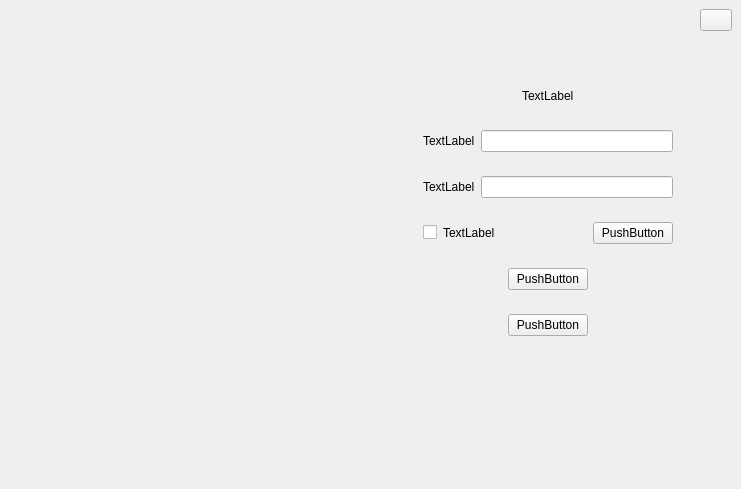
<?xml version="1.0" encoding="UTF-8"?>
<ui version="4.0">
 <class>LoginWidget</class>
 <widget class="QWidget" name="LoginWidget">
  <property name="geometry">
   <rect>
    <x>0</x>
    <y>0</y>
    <width>741</width>
    <height>489</height>
   </rect>
  </property>
  <property name="windowTitle">
   <string>Form</string>
  </property>
  <layout class="QHBoxLayout" name="horizontalLayout_8" stretch="17,12,1">
   <property name="spacing">
    <number>0</number>
   </property>
   <property name="leftMargin">
    <number>0</number>
   </property>
   <property name="topMargin">
    <number>0</number>
   </property>
   <property name="rightMargin">
    <number>0</number>
   </property>
   <property name="bottomMargin">
    <number>0</number>
   </property>
   <item>
    <spacer name="horizontalSpacer">
     <property name="orientation">
      <enum>Qt::Horizontal</enum>
     </property>
     <property name="sizeHint" stdset="0">
      <size>
       <width>368</width>
       <height>20</height>
      </size>
     </property>
    </spacer>
   </item>
   <item>
    <widget class="QWidget" name="widget_8" native="true">
     <layout class="QVBoxLayout" name="verticalLayout_2" stretch="1,3,2">
      <property name="spacing">
       <number>0</number>
      </property>
      <property name="leftMargin">
       <number>0</number>
      </property>
      <property name="topMargin">
       <number>0</number>
      </property>
      <property name="rightMargin">
       <number>0</number>
      </property>
      <property name="bottomMargin">
       <number>0</number>
      </property>
      <item>
       <spacer name="verticalSpacer">
        <property name="orientation">
         <enum>Qt::Vertical</enum>
        </property>
        <property name="sizeHint" stdset="0">
         <size>
          <width>20</width>
          <height>63</height>
         </size>
        </property>
       </spacer>
      </item>
      <item>
       <widget class="QWidget" name="widget" native="true">
        <layout class="QVBoxLayout" name="verticalLayout">
         <item>
          <widget class="QWidget" name="widget_3" native="true">
           <layout class="QHBoxLayout" name="horizontalLayout_3">
            <item>
             <spacer name="horizontalSpacer_3">
              <property name="orientation">
               <enum>Qt::Horizontal</enum>
              </property>
              <property name="sizeHint" stdset="0">
               <size>
                <width>70</width>
                <height>20</height>
               </size>
              </property>
             </spacer>
            </item>
            <item>
             <widget class="QLabel" name="headLab">
              <property name="text">
               <string>TextLabel</string>
              </property>
             </widget>
            </item>
            <item>
             <spacer name="horizontalSpacer_4">
              <property name="orientation">
               <enum>Qt::Horizontal</enum>
              </property>
              <property name="sizeHint" stdset="0">
               <size>
                <width>69</width>
                <height>20</height>
               </size>
              </property>
             </spacer>
            </item>
           </layout>
          </widget>
         </item>
         <item>
          <widget class="QWidget" name="widget_4" native="true">
           <layout class="QHBoxLayout" name="horizontalLayout_4">
            <item>
             <widget class="QLabel" name="accountLab">
              <property name="text">
               <string>TextLabel</string>
              </property>
             </widget>
            </item>
            <item>
             <widget class="QLineEdit" name="accountEdit"/>
            </item>
           </layout>
          </widget>
         </item>
         <item>
          <widget class="QWidget" name="widget_5" native="true">
           <layout class="QHBoxLayout" name="horizontalLayout_5">
            <item>
             <widget class="QLabel" name="passwordLab">
              <property name="text">
               <string>TextLabel</string>
              </property>
             </widget>
            </item>
            <item>
             <widget class="QLineEdit" name="passwordEdit"/>
            </item>
           </layout>
          </widget>
         </item>
         <item>
          <widget class="QWidget" name="widget_2" native="true">
           <layout class="QHBoxLayout" name="horizontalLayout">
            <item>
             <widget class="QCheckBox" name="remenberCheck">
              <property name="minimumSize">
               <size>
                <width>0</width>
                <height>0</height>
               </size>
              </property>
              <property name="text">
               <string/>
              </property>
              <property name="iconSize">
               <size>
                <width>28</width>
                <height>28</height>
               </size>
              </property>
             </widget>
            </item>
            <item>
             <widget class="QLabel" name="rememberLab">
              <property name="text">
               <string>TextLabel</string>
              </property>
             </widget>
            </item>
            <item>
             <spacer name="horizontalSpacer_2">
              <property name="orientation">
               <enum>Qt::Horizontal</enum>
              </property>
              <property name="sizeHint" stdset="0">
               <size>
                <width>69</width>
                <height>20</height>
               </size>
              </property>
             </spacer>
            </item>
            <item>
             <widget class="QPushButton" name="forgetPasBtn">
              <property name="text">
               <string>PushButton</string>
              </property>
             </widget>
            </item>
           </layout>
          </widget>
         </item>
         <item>
          <spacer name="verticalSpacer_4">
           <property name="orientation">
            <enum>Qt::Vertical</enum>
           </property>
           <property name="sizeHint" stdset="0">
            <size>
             <width>20</width>
             <height>40</height>
            </size>
           </property>
          </spacer>
         </item>
         <item>
          <widget class="QWidget" name="widget_6" native="true">
           <layout class="QHBoxLayout" name="horizontalLayout_6">
            <item>
             <spacer name="horizontalSpacer_5">
              <property name="orientation">
               <enum>Qt::Horizontal</enum>
              </property>
              <property name="sizeHint" stdset="0">
               <size>
                <width>59</width>
                <height>20</height>
               </size>
              </property>
             </spacer>
            </item>
            <item>
             <widget class="QPushButton" name="loginBtn">
              <property name="text">
               <string>PushButton</string>
              </property>
             </widget>
            </item>
            <item>
             <spacer name="horizontalSpacer_6">
              <property name="orientation">
               <enum>Qt::Horizontal</enum>
              </property>
              <property name="sizeHint" stdset="0">
               <size>
                <width>59</width>
                <height>20</height>
               </size>
              </property>
             </spacer>
            </item>
           </layout>
          </widget>
         </item>
         <item>
          <widget class="QWidget" name="widget_7" native="true">
           <layout class="QHBoxLayout" name="horizontalLayout_7">
            <item>
             <spacer name="horizontalSpacer_7">
              <property name="orientation">
               <enum>Qt::Horizontal</enum>
              </property>
              <property name="sizeHint" stdset="0">
               <size>
                <width>59</width>
                <height>20</height>
               </size>
              </property>
             </spacer>
            </item>
            <item>
             <widget class="QPushButton" name="registerBtn">
              <property name="text">
               <string>PushButton</string>
              </property>
             </widget>
            </item>
            <item>
             <spacer name="horizontalSpacer_8">
              <property name="orientation">
               <enum>Qt::Horizontal</enum>
              </property>
              <property name="sizeHint" stdset="0">
               <size>
                <width>59</width>
                <height>20</height>
               </size>
              </property>
             </spacer>
            </item>
           </layout>
          </widget>
         </item>
        </layout>
       </widget>
      </item>
      <item>
       <spacer name="verticalSpacer_2">
        <property name="orientation">
         <enum>Qt::Vertical</enum>
        </property>
        <property name="sizeHint" stdset="0">
         <size>
          <width>20</width>
          <height>130</height>
         </size>
        </property>
       </spacer>
      </item>
     </layout>
    </widget>
   </item>
   <item>
    <widget class="QWidget" name="widget_10" native="true">
     <layout class="QVBoxLayout" name="verticalLayout_3">
      <property name="spacing">
       <number>0</number>
      </property>
      <property name="leftMargin">
       <number>0</number>
      </property>
      <property name="topMargin">
       <number>0</number>
      </property>
      <property name="rightMargin">
       <number>0</number>
      </property>
      <property name="bottomMargin">
       <number>0</number>
      </property>
      <item>
       <widget class="QWidget" name="widget_9" native="true">
        <layout class="QHBoxLayout" name="horizontalLayout_2">
         <item>
          <spacer name="horizontalSpacer_9">
           <property name="orientation">
            <enum>Qt::Horizontal</enum>
           </property>
           <property name="sizeHint" stdset="0">
            <size>
             <width>40</width>
             <height>20</height>
            </size>
           </property>
          </spacer>
         </item>
         <item>
          <widget class="QPushButton" name="exitBtn">
           <property name="maximumSize">
            <size>
             <width>32</width>
             <height>32</height>
            </size>
           </property>
           <property name="text">
            <string/>
           </property>
          </widget>
         </item>
        </layout>
       </widget>
      </item>
      <item>
       <spacer name="verticalSpacer_3">
        <property name="orientation">
         <enum>Qt::Vertical</enum>
        </property>
        <property name="sizeHint" stdset="0">
         <size>
          <width>20</width>
          <height>444</height>
         </size>
        </property>
       </spacer>
      </item>
     </layout>
    </widget>
   </item>
  </layout>
 </widget>
 <resources/>
 <connections/>
</ui>
